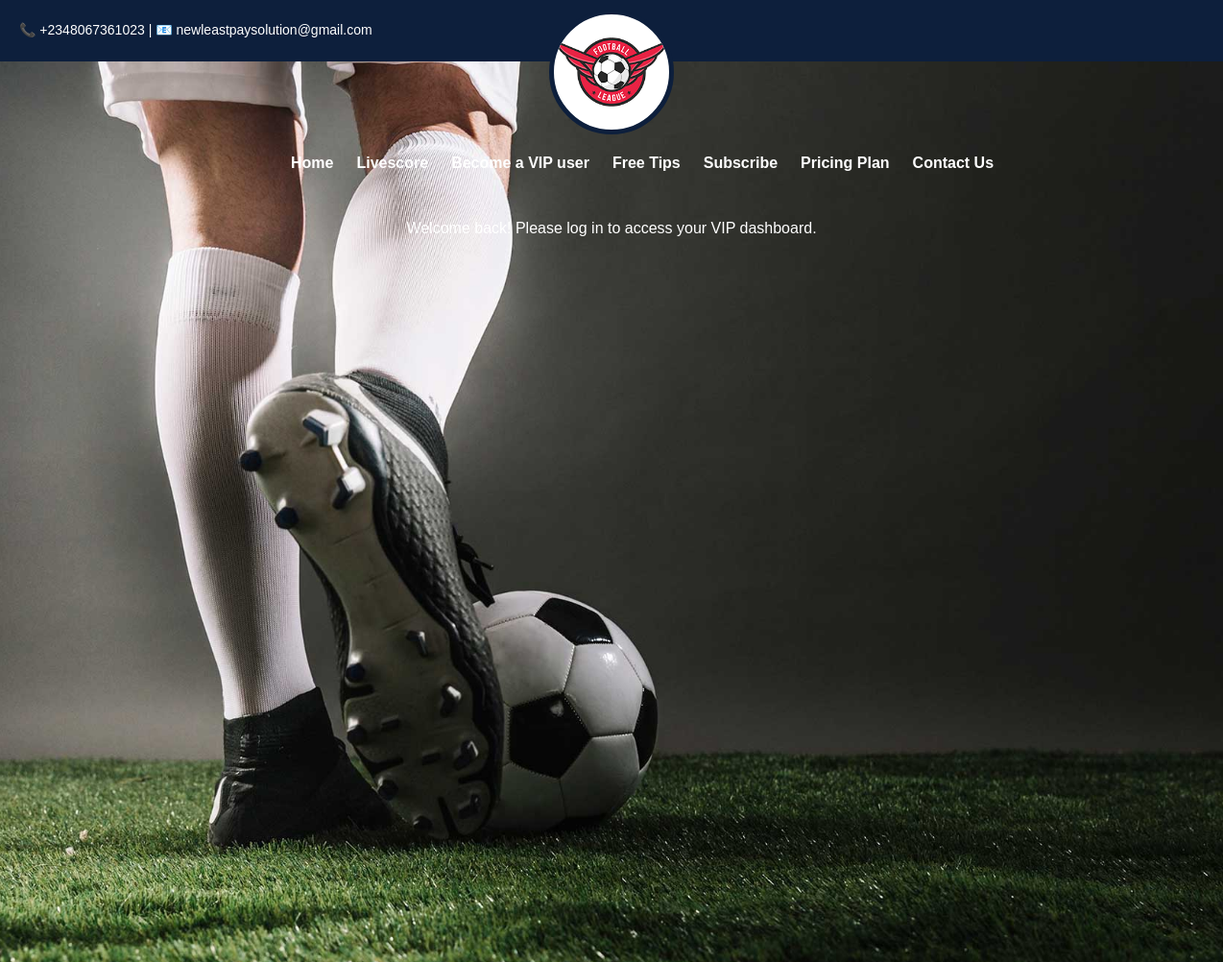
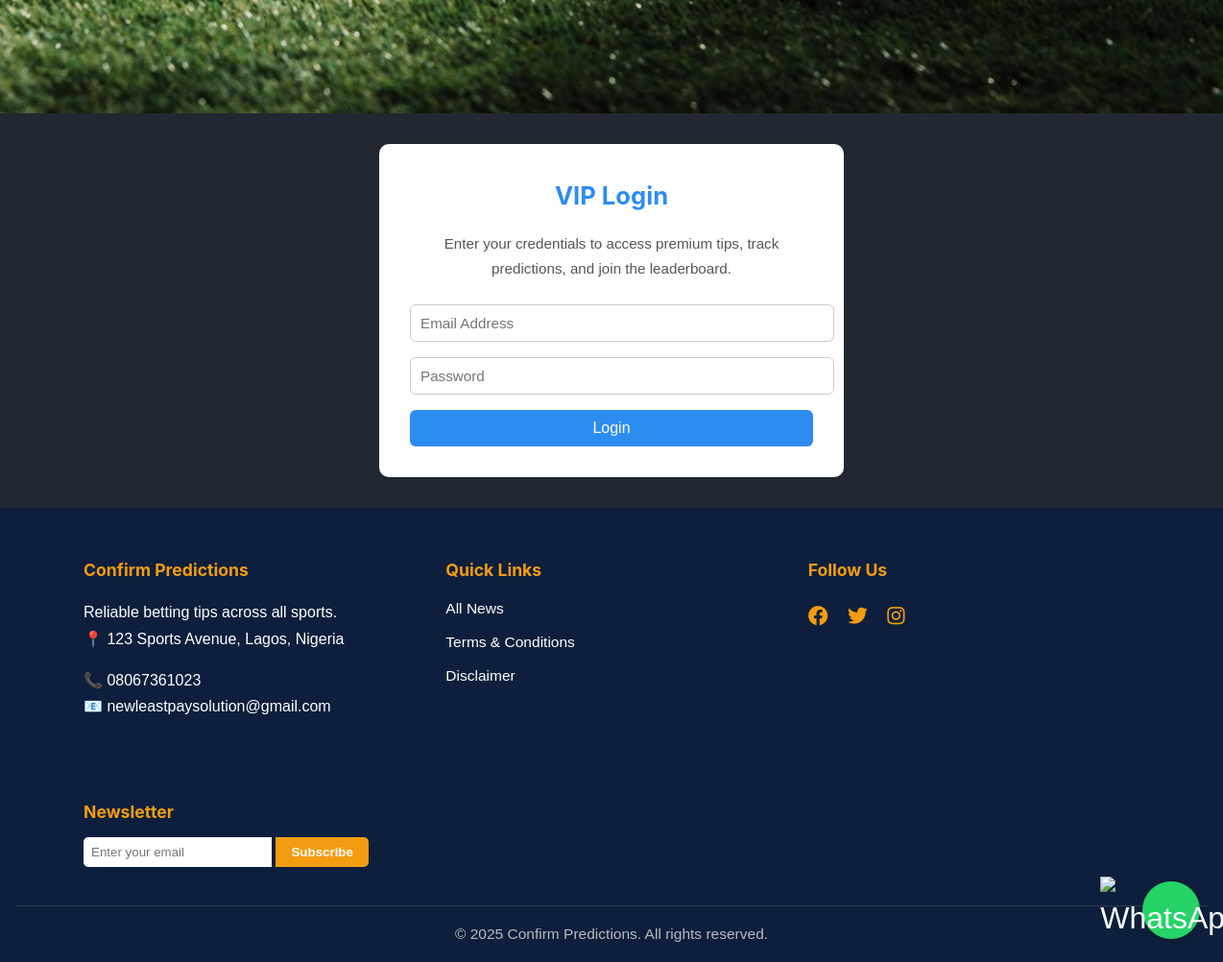
The page /login.php on the database its author committed (2 pictures, top to bottom).
### tables this page shows
CREATE TABLE `website_settings` (
  `id` int(11) NOT NULL,
  `site_name` varchar(100) DEFAULT NULL,
  `site_email` varchar(100) DEFAULT NULL,
  `logo` varchar(255) DEFAULT NULL,
  `site_url` varchar(255) DEFAULT NULL,
  `whatsapp_phone` varchar(20) DEFAULT NULL,
  `address` text NOT NULL,
  `phone1` varchar(15) NOT NULL,
  `phone2` varchar(15) NOT NULL,
  `updated_at` timestamp NOT NULL DEFAULT current_timestamp() ON UPDATE current_timestamp(),
  `paystack_secret_key` text NOT NULL,
  `paystack_public_key` text NOT NULL
);

### config.php (called while the page is built, shortened)
<?php
include('database/connect.php');
$stmt = $dbh->query("SELECT * FROM website_settings ");
$row_website = $stmt->fetch();
$app_logo = $row_website['logo'] ;
?>

### login.php (the view, shortened to what this page needs)
<?php
include('config.php');
?>
<!DOCTYPE html>
<html lang="en">
<head>
<?php include('partials/head.php'); ?>
</head>
<body>
    <div class="topbar">
        <?php include('partials/topbar.php')  ?>
    </div>
    <div class="logo">
        <img src="<?php echo $app_logo; ?>" alt="Logo">
    </div>
    <nav class="navbar">
     <?php include('partials/navbar.php')  ?>
    </nav>
<section class="hero">
    Welcome back! Please log in to access your VIP dashboard.
    	  <p>&nbsp;</p>
    	    	  <p>&nbsp;</p>
</section>
<section class="register-section" id="register-vip">
    <h2>VIP Login</h2>
    <p>Enter your credentials to access premium tips, track predictions, and join the leaderboard.</p>
    <form action="" method="POST">
        <input type="email" name="email" placeholder="Email Address" required>
        <input type="password" name="password" placeholder="Password" required minlength="6">
        <button type="submit" name="login_vip">Login</button>
    </form>
</section>
<?php include('partials/whatsapp.php'); ?>
<footer>
    <?php include('partials/footer.php'); ?>
</footer>
</body>
</html>

### partials/topbar.php (shortened to what this page needs)
<div>📞 <?php echo $row_website['whatsapp_phone']; ?> | 📧 <?php echo $row_website['site_email']; ?></div>

### partials/footer.php
<div class="footer-flex">
            <div class="footer-col">
                <h3><?php echo $row_website['site_name']; ?></h3>
                <p>Reliable betting tips across all sports.<br>
                📍 <?php echo $row_website['address']; ?></p>
                <p>📞 <?php echo $row_website['phone1']; ?><br>📧 <?php echo $row_website['site_email']; ?></p>
            </div>
            <div class="footer-col">
                <h3>Quick Links</h3>
                <ul>
                    <li><a href="index#news">All News</a></li>
                    <li><a href="terms">Terms &amp; Conditions</a></li>
                    <li><a href="disclaimer">Disclaimer</a></li>
                </ul>
            </div>
            <div class="footer-col">
                <h3>Follow Us</h3>
                <div class="footer-social">
                    <a href="#"><i class="fab fa-facebook"></i></a>
                    <a href="#"><i class="fab fa-twitter"></i></a>
                    <a href="#"><i class="fab fa-instagram"></i></a>
                </div>
            </div>
            <div class="footer-col">
                <h3>Newsletter</h3>
                <form class="footer-newsletter">
                    <input type="email" placeholder="Enter your email" required />
                    <button type="submit">Subscribe</button>
                </form>
            </div>
        </div>
        <div class="footer-bottom">
            &copy; <?php echo date('Y'); ?> <?php echo $row_website['site_name']; ?>. All rights reserved.
        </div>

### assets/css/main.css (style rules this page uses)
body { font-family: Arial, sans-serif; margin: 0; padding: 0; background-color: #f9f9f9; color: #333; }
.topbar { background-color: #0d1f3c; color: white; display: flex; justify-content: space-between; align-items: center; padding: 20px; font-size: 14px; }
.logo { position: absolute; top: 10px; left: 50%; transform: translateX(-50%); z-index: 3; }
.logo img { height: 120px; width: 120px; border-radius: 50%; border: 5px solid #0d1f3c; background-color: white; }
.navbar { background-color: transparent; padding: 1rem 2rem; display: flex; justify-content: center; position: absolute; top: 140px; width: 100%; z-index: 2; }
.hero { background: url('../../images/bg_1.jpg') no-repeat center center/cover; color: white; text-align: center; padding: 10rem 2rem 6rem; position: relative; border-bottom-left-radius: 0 80px; border-bottom-right-radius: 0 80px; clip-path: ellipse(100% 100% at 50% 85%); }
.hero p { font-size: 1.2rem; margin-bottom: 2rem; }
.register-section { background: #fff; padding: 2.5rem 1rem; text-align: center; border-radius: 12px; box-shadow: 0 2px 12px rgba(0,0,0,0.09); max-width: 500px; margin: 2rem auto; }
.register-section h2 { margin-top: 0; font-size: 1.6rem; color: #0d1f3c; }
footer { background: #0d1f3c; color: white; padding: 2rem 1rem 1rem 1rem; text-align: center; margin-top: 2rem; }
.footer-flex { display: flex; flex-wrap: wrap; justify-content: space-between; align-items: flex-start; max-width: 1100px; margin: 0 auto; gap: 2rem; }
.footer-col { flex: 1 1 220px; min-width: 270px; margin-bottom: 1rem; text-align: left; }
.footer-col h3 { color: #f39c12; margin-bottom: 0.7rem; font-size: 1.1rem; }
.footer-col ul { list-style: none; padding: 0; margin: 0; }
.footer-col ul li { margin-bottom: 0.5rem; }
.footer-col ul li a { color: #fff; text-decoration: none; font-size: 0.97rem; transition: color 0.2s; }
.footer-social { margin-top: 1rem; }
.footer-social a { color: #f39c12; margin-right: 1rem; font-size: 1.3rem; text-decoration: none; transition: color 0.2s; }
.footer-bottom { border-top: 1px solid #2c3e50; margin-top: 1.5rem; padding-top: 1rem; font-size: 0.97rem; color: #bbb; text-align: center; }
.footer-newsletter input[type="email"] { padding: 0.5rem; border-radius: 5px 0 0 5px; border: none; outline: none; width: 60%; max-width: 180px; }
.footer-newsletter button { padding: 0.5rem 1rem; border-radius: 0 5px 5px 0; border: none; background: #f39c12; color: #fff; font-weight: bold; cursor: pointer; transition: background 0.2s; }

### css/style.css (style rules this page uses)
body { line-height: 1.7; color: gray; font-weight: 300; background-color: #222831; font-size: 16px; }
a { -webkit-transition: .3s all ease; -o-transition: .3s all ease; transition: .3s all ease; }
h1, h2, h3, h4, h5, .h1, .h2, .h3, .h4, .h5 { font-family: "Montserrat", -apple-system, BlinkMacSystemFont, "Segoe UI", Roboto, "Helvetica Neue", Arial, sans-serif, "Apple Color Emoji", "Segoe UI Emoji", "Segoe UI Symbol", "Noto Color Emoji"; color: #fff; }
.hero { background-size: cover; background-position: center center; }
.hero, .hero > .container > .row { height: 100vh; min-height: 500px; }
.hero p { color: rgba(255, 255, 255, 0.7); }
body { margin: 0; padding: 0; font-family: 'Orbitron', sans-serif; background-color: #222831; color: white; }

### assets/css/signup-style.css (style rules this page uses)
.register-section { max-width: 420px; margin: 2rem auto; padding: 2rem; background: #fff; border-radius: 10px; box-shadow: 0 0 12px rgba(0,0,0,0.05); }
.register-section h2 { text-align: center; color: #2d8cf0; margin-bottom: 1rem; }
.register-section p { text-align: center; font-size: 0.95rem; color: #555; margin-bottom: 1.5rem; }
.register-section input { width: 100%; padding: 10px; margin-bottom: 1rem; border-radius: 6px; border: 1px solid #ccc; font-size: 0.95rem; }
.register-section button { width: 100%; padding: 10px; background: #2d8cf0; border: none; border-radius: 6px; color: #fff; font-size: 1rem; cursor: pointer; }

### rows shown on the page
website_settings: whatsapp_phone "+2348067361023", site_email "newleastpaysolution@gmail.com", logo (picture), site_name "Confirm Predictions", address "123 Sports Avenue, Lagos, Nigeria", phone1 "08067361023"
